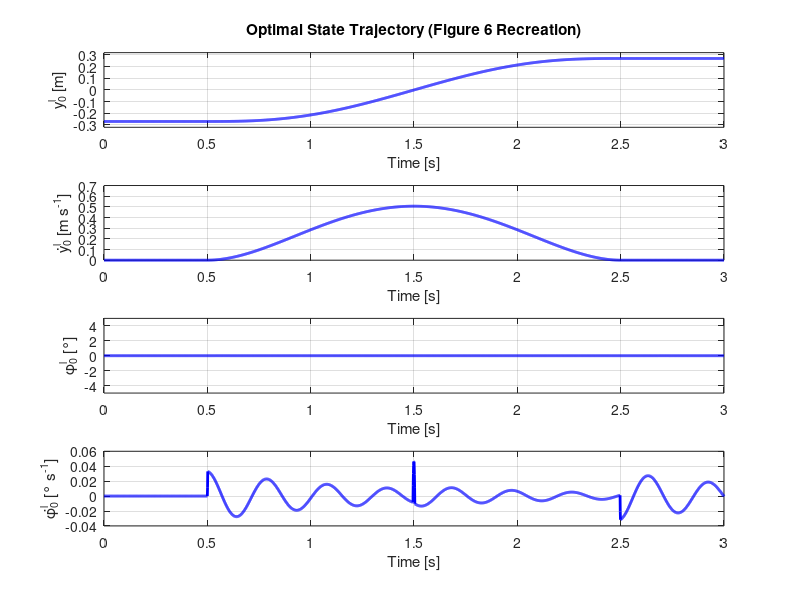

Reproduce this figure in MATLAB. (Note: this script raises an error after producing the figure.)
%% Sloshing Suppression Simulation
% Based on "A Dynamic Optimization Approach for Sloshing Free Transport 
% of Liquid Filled Containers using an Industrial Robot"
% This simulation demonstrates the difference between classical trajectory
% planning and optimized sloshing-free trajectory planning

clear; clc; close all;

%% Parameters from the paper (Table I)
% Liquid parameters
m = 0.5;           % Mass of liquid [kg]
l = 0.021;         % Pendulum length [m]
d = 1.51;          % Damping constant [N*s/m]
g = 9.81;          % Gravitational acceleration [m/s^2]

% Derived parameters
omega = sqrt(g/l); % Natural frequency [rad/s]
zeta = d/(2*m*omega); % Damping ratio

% Simulation parameters
dt = 0.001;        % Time step [s]
t_total = 3;       % Total simulation time [s]
t = 0:dt:t_total;  % Time vector
N = length(t);

% Motion parameters
y_start = -0.27;   % Initial position [m]
y_end = 0.27;      % Final position [m]
distance = y_end - y_start; % Total distance [m]

%% Classical Trajectory (Constant Acceleration/Deceleration)
fprintf('Simulating Classical Trajectory...\n');

% Classical trajectory parameters
t_accel = 0.5;     % Acceleration time [s]
t_decel = 0.5;     % Deceleration time [s]
t_const = 0.5;     % Constant velocity time [s]
t_start = 0.5;     % Start time [s]

% Calculate required acceleration
v_max = distance / (t_accel/2 + t_const + t_decel/2);
a_max = v_max / t_accel;

% Initialize arrays
y_classic = zeros(size(t));
v_classic = zeros(size(t));
a_classic = zeros(size(t));
phi_classic = zeros(size(t));
phi_dot_classic = zeros(size(t));

% Generate classical trajectory
for i = 1:N
    if t(i) < t_start
        % Before motion starts
        y_classic(i) = y_start;
        v_classic(i) = 0;
        a_classic(i) = 0;
    elseif t(i) < t_start + t_accel
        % Acceleration phase
        t_rel = t(i) - t_start;
        y_classic(i) = y_start + 0.5 * a_max * t_rel^2;
        v_classic(i) = a_max * t_rel;
        a_classic(i) = a_max;
    elseif t(i) < t_start + t_accel + t_const
        % Constant velocity phase
        t_rel = t(i) - t_start - t_accel;
        y_classic(i) = y_start + 0.5 * a_max * t_accel^2 + v_max * t_rel;
        v_classic(i) = v_max;
        a_classic(i) = 0;
    elseif t(i) < t_start + t_accel + t_const + t_decel
        % Deceleration phase
        t_rel = t(i) - t_start - t_accel - t_const;
        y_classic(i) = y_start + 0.5 * a_max * t_accel^2 + v_max * t_const + ...
                      v_max * t_rel - 0.5 * a_max * t_rel^2;
        v_classic(i) = v_max - a_max * t_rel;
        a_classic(i) = -a_max;
    else
        % After motion ends
        y_classic(i) = y_end;
        v_classic(i) = 0;
        a_classic(i) = 0;
    end
end

% Simulate sloshing dynamics for classical trajectory
for i = 2:N
    % Nonlinear pendulum dynamics (equation 2 from paper)
    phi_ddot = (a_classic(i)/l) * cos(phi_classic(i-1)) - ...
               (g/l) * sin(phi_classic(i-1)) - ...
               (d/m) * phi_dot_classic(i-1) * cos(phi_classic(i-1))^2;
    
    % Euler integration
    phi_dot_classic(i) = phi_dot_classic(i-1) + phi_ddot * dt;
    phi_classic(i) = phi_classic(i-1) + phi_dot_classic(i-1) * dt;
end

%% Optimized Trajectory (Sloshing Suppression)
fprintf('Simulating Optimized Trajectory...\n');

% For the optimized trajectory, we'll create a trajectory that compensates
% for sloshing by tilting the container appropriately
y_opt = zeros(size(t));
v_opt = zeros(size(t));
a_opt = zeros(size(t));
phi_container = zeros(size(t)); % Container tilt angle
phi_liquid_opt = zeros(size(t)); % Liquid sloshing angle (should be minimal)
phi_dot_liquid_opt = zeros(size(t));

% Generate smooth trajectory using polynomial
t_motion_start = 0.5;
t_motion_end = 2.5;
motion_duration = t_motion_end - t_motion_start;

% 5th order polynomial coefficients for smooth trajectory
% Boundary conditions: y(0) = y_start, y(T) = y_end, v(0) = v(T) = 0, a(0) = a(T) = 0
A = [0, 0, 0, 0, 0, 1;
     motion_duration^5, motion_duration^4, motion_duration^3, motion_duration^2, motion_duration, 1;
     0, 0, 0, 0, 1, 0;
     5*motion_duration^4, 4*motion_duration^3, 3*motion_duration^2, 2*motion_duration, 1, 0;
     0, 0, 0, 2, 0, 0;
     20*motion_duration^3, 12*motion_duration^2, 6*motion_duration, 2, 0, 0];

b = [y_start; y_end; 0; 0; 0; 0];
coeffs = A \ b;

% Generate optimized trajectory
for i = 1:N
    if t(i) < t_motion_start
        y_opt(i) = y_start;
        v_opt(i) = 0;
        a_opt(i) = 0;
    elseif t(i) <= t_motion_end
        t_rel = t(i) - t_motion_start;
        y_opt(i) = coeffs(1)*t_rel^5 + coeffs(2)*t_rel^4 + coeffs(3)*t_rel^3 + ...
                   coeffs(4)*t_rel^2 + coeffs(5)*t_rel + coeffs(6);
        v_opt(i) = 5*coeffs(1)*t_rel^4 + 4*coeffs(2)*t_rel^3 + 3*coeffs(3)*t_rel^2 + ...
                   2*coeffs(4)*t_rel + coeffs(5);
        a_opt(i) = 20*coeffs(1)*t_rel^3 + 12*coeffs(2)*t_rel^2 + 6*coeffs(3)*t_rel + ...
                   2*coeffs(4);
    else
        y_opt(i) = y_end;
        v_opt(i) = 0;
        a_opt(i) = 0;
    end
end

% Calculate optimal container tilt to suppress sloshing
% From the paper: tilt the container so that liquid surface remains level
for i = 1:N
    if abs(a_opt(i)) > 0.01  % Avoid division by small numbers
        % Calculate required tilt angle to keep liquid surface horizontal
        phi_container(i) = -atan(a_opt(i)/g);
    else
        phi_container(i) = 0;
    end
end

% Simulate liquid dynamics with optimized trajectory
% The key insight: with proper container tilting, relative acceleration is minimized
for i = 2:N
    % Effective acceleration felt by liquid (reduced due to container tilt)
    a_effective = a_opt(i) * cos(phi_container(i)) + g * sin(phi_container(i));
    
    % Pendulum dynamics with effective acceleration
    phi_ddot = (a_effective/l) * cos(phi_liquid_opt(i-1)) - ...
               (g/l) * sin(phi_liquid_opt(i-1)) - ...
               (d/m) * phi_dot_liquid_opt(i-1) * cos(phi_liquid_opt(i-1))^2;
    
    % Euler integration
    phi_dot_liquid_opt(i) = phi_dot_liquid_opt(i-1) + phi_ddot * dt;
    phi_liquid_opt(i) = phi_liquid_opt(i-1) + phi_dot_liquid_opt(i-1) * dt;
end

%% Visualization
fprintf('Creating visualizations...\n');

%% Figure 6 Recreation - Four-plot layout matching the paper
figure('Position', [100, 100, 1000, 800]);

% Plot 1: y position (liquid position)
subplot(4,1,1);
plot(t, y_opt, 'b-', 'LineWidth', 2);
xlabel('Time [s]'); ylabel('y^l_0 [m]');
title('Optimal State Trajectory (Figure 6 Recreation)');
grid on; xlim([0, 3]);
ylim([y_start-0.05, y_end+0.05]);

% Plot 2: y velocity (liquid velocity) 
subplot(4,1,2);
plot(t, v_opt, 'b-', 'LineWidth', 2);
xlabel('Time [s]'); ylabel('ẏ^l_0 [m s^{-1}]');
grid on; xlim([0, 3]);

% Plot 3: phi angle (liquid surface tilt angle)
subplot(4,1,3);
plot(t, rad2deg(phi_liquid_opt), 'b-', 'LineWidth', 2);
xlabel('Time [s]'); ylabel('φ^l_0 [°]');
grid on; xlim([0, 3]);
ylim([-5, 5]);

% Plot 4: phi_dot (angular velocity of liquid surface)
subplot(4,1,4);
plot(t, rad2deg(phi_dot_liquid_opt), 'b-', 'LineWidth', 2);
xlabel('Time [s]'); ylabel('φ̇^l_0 [° s^{-1}]');
grid on; xlim([0, 3]);

% Add vertical lines to show motion phases
for subplot_idx = 1:4
    subplot(4,1,subplot_idx);
    hold on;
    xline(t_motion_start, 'k--', 'LineWidth', 1, 'Alpha', 0.5);
    xline(t_motion_end, 'k--', 'LineWidth', 1, 'Alpha', 0.5);
end

% Figure: Sloshing Comparison
figure('Position', [200, 200, 1200, 600]);

subplot(2,1,1);
plot(t, rad2deg(phi_classic), 'r-', 'LineWidth', 2); hold on;
plot(t, rad2deg(phi_liquid_opt), 'b-', 'LineWidth', 2);
xlabel('Time [s]'); ylabel('Sloshing Angle [°]');
title('Liquid Sloshing Angle Comparison');
legend('Classical Trajectory', 'Optimized Trajectory', 'Location', 'best');
grid on; ylim([-25, 25]);

subplot(2,1,2);
plot(t, rad2deg(phi_container), 'g--', 'LineWidth', 2);
xlabel('Time [s]'); ylabel('Container Tilt [°]');
title('Container Tilt Angle (Optimized Trajectory)');
legend('Container Tilt', 'Location', 'best');
grid on;

% Figure 3: Animation Setup
figure('Position', [300, 300, 800, 600]);
axis equal; axis([-0.4, 0.4, -0.4, 0.4]);
xlabel('X Position [m]'); ylabel('Y Position [m]');
title('Container Motion Animation');
hold on; grid on;

% Animation parameters
container_width = 0.1;
container_height = 0.15;
liquid_height = 0.1;

% Run animation
fprintf('Running animation (close figure to continue)...\n');
for i = 1:10:N  % Animate every 10th frame for speed
    clf;
    axis equal; axis([-0.4, 0.4, -0.4, 0.4]);
    xlabel('X Position [m]'); ylabel('Y Position [m]');
    title(sprintf('Container Motion Animation - t = %.2f s', t(i)));
    hold on; grid on;
    
    % Classical trajectory (left side)
    container_x_classic = -0.2;
    container_y_classic = y_classic(i);
    
    % Draw classical container (red)
    rectangle('Position', [container_x_classic - container_width/2, ...
                          container_y_classic - container_height/2, ...
                          container_width, container_height], ...
             'FaceColor', [1, 0.8, 0.8], 'EdgeColor', 'r', 'LineWidth', 2);
    
    % Draw liquid in classical container (tilted due to sloshing)
    liquid_tilt = phi_classic(i);
    liquid_x = [container_x_classic - container_width/2 + 0.01, ...
                container_x_classic + container_width/2 - 0.01];
    liquid_y = [container_y_classic - container_height/2 + 0.02, ...
                container_y_classic - container_height/2 + 0.02] + ...
               [liquid_height * sin(liquid_tilt), -liquid_height * sin(liquid_tilt)];
    fill([liquid_x, fliplr(liquid_x)], ...
         [liquid_y, liquid_y - liquid_height], ...
         'b', 'FaceAlpha', 0.6);
    
    % Optimized trajectory (right side)
    container_x_opt = 0.2;
    container_y_opt = y_opt(i);
    
    % Container rotation matrix
    R = [cos(phi_container(i)), -sin(phi_container(i));
         sin(phi_container(i)), cos(phi_container(i))];
    
    % Draw optimized container (blue, tilted)
    corners = [-container_width/2, -container_height/2;
               container_width/2, -container_height/2;
               container_width/2, container_height/2;
               -container_width/2, container_height/2];
    rotated_corners = (R * corners')';
    rotated_corners(:,1) = rotated_corners(:,1) + container_x_opt;
    rotated_corners(:,2) = rotated_corners(:,2) + container_y_opt;
    
    fill(rotated_corners(:,1), rotated_corners(:,2), ...
         [0.8, 0.8, 1], 'EdgeColor', 'b', 'LineWidth', 2);
    
    % Draw liquid in optimized container (should remain level)
    liquid_corners = [-container_width/2 + 0.01, -container_height/2 + 0.02;
                      container_width/2 - 0.01, -container_height/2 + 0.02;
                      container_width/2 - 0.01, -container_height/2 + 0.02 + liquid_height;
                      -container_width/2 + 0.01, -container_height/2 + 0.02 + liquid_height];
    
    % Apply small sloshing perturbation
    liquid_corners(3:4, 2) = liquid_corners(3:4, 2) + ...
        [liquid_height * sin(phi_liquid_opt(i)), -liquid_height * sin(phi_liquid_opt(i))];
    
    rotated_liquid = (R * liquid_corners')';
    rotated_liquid(:,1) = rotated_liquid(:,1) + container_x_opt;
    rotated_liquid(:,2) = rotated_liquid(:,2) + container_y_opt;
    
    fill(rotated_liquid(:,1), rotated_liquid(:,2), 'c', 'FaceAlpha', 0.8);
    
    % Add labels
    text(-0.2, -0.35, 'Classical', 'HorizontalAlignment', 'center', 'FontSize', 12);
    text(0.2, -0.35, 'Optimized', 'HorizontalAlignment', 'center', 'FontSize', 12);
    
    drawnow;
    pause(0.05);
end

%% Results Summary
fprintf('\n=== SIMULATION RESULTS ===\n');
fprintf('Classical Trajectory:\n');
fprintf('  Max sloshing angle: %.2f°\n', max(abs(rad2deg(phi_classic))));
fprintf('  RMS sloshing angle: %.2f°\n', rms(rad2deg(phi_classic)));

fprintf('\nOptimized Trajectory:\n');
fprintf('  Max sloshing angle: %.2f°\n', max(abs(rad2deg(phi_liquid_opt))));
fprintf('  RMS sloshing angle: %.2f°\n', rms(rad2deg(phi_liquid_opt)));
fprintf('  Max container tilt: %.2f°\n', max(abs(rad2deg(phi_container))));

fprintf('\nSloshing Reduction: %.1f%%\n', ...
    100 * (1 - rms(rad2deg(phi_liquid_opt)) / rms(rad2deg(phi_classic))));

fprintf('\nSimulation completed successfully!\n');